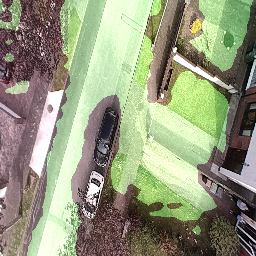
#> input picture img2.png, 256 x 256 px
$ python homework_14_1.py
#> lines starting #> are read from the running program, lines starting #| are printed output that depends on the picture
import numpy as np
import cv2
from sklearn.model_selection import train_test_split
from sklearn import svm
from sklearn.metrics import accuracy_score


def load_data(images, labels):
    data = []
    for img in images:
        # Чтение изображения
        image = cv2.imread(img)
#> image is the input picture: shape (256, 256, 3); mean B, G, R 124.4, 152.1, 147.1
        # Изменение размера изображения
        image = cv2.resize(image, (64, 64))
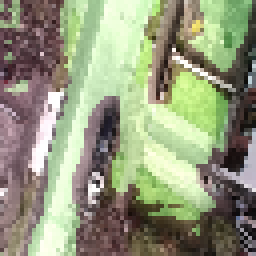
#> image: shape (64, 64, 3) (shown 4 times larger); mean B, G, R 124.3, 152, 147
        # Преобразование в одномерный массив
        data.append(image.flatten())
#> pass 2 of the loop in load_data, `for img in images:`:
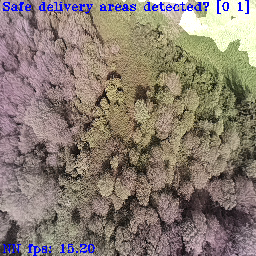
#> input picture img3.png, 256 x 256 px
#> in load_data, image is the input picture: shape (256, 256, 3); mean B, G, R 113.7, 124.5, 137.3
#> in load_data, `image = cv2.resize(image, (64, 64))`:
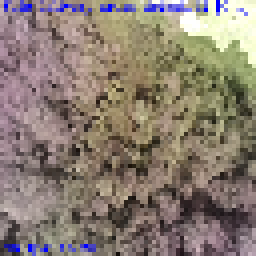
#> image: shape (64, 64, 3) (shown 4 times larger); mean B, G, R 114.1, 125, 137.7
#> pass 3 of the loop in load_data, `for img in images:`:
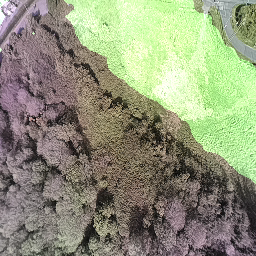
#> input picture img4.png, 256 x 256 px
#> in load_data, image is the input picture: shape (256, 256, 3); mean B, G, R 121.2, 146.5, 142.7
#> in load_data, `image = cv2.resize(image, (64, 64))`:
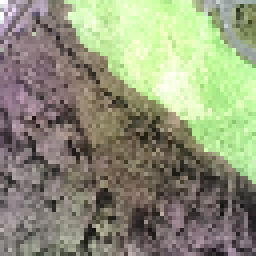
#> image: shape (64, 64, 3) (shown 4 times larger); mean B, G, R 121.1, 146.3, 142.6
#> the loop made 5 passes; the first 3 are shown
    return np.array(data), np.array(labels)


# загрузка изображений и меток (True = можно сажать, False = нельзя сажать)
images = ['img2.png', 'img3.png', 'img4.png', 'img5.png', 'img6.png']
labels = [True, False, False, False, True]
X, y = load_data(images, labels)

X_train, X_test, y_train, y_test = train_test_split(X, y, test_size=0.2, random_state=42)

# Обучение модели
model = svm.SVC()
model.fit(X_train, y_train)


# Получение изображения с камеры БПЛА (в реальном времени)
def get_uav_image():
    image = cv2.imread('img.jpeg')  # Здесь должно быть реальное изображение с камеры
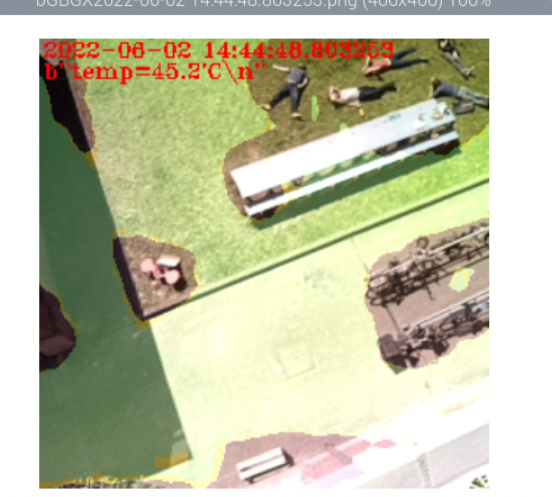
#> input picture img.jpeg, 1104 x 994 px (shown at 1/2 size)
#> image is the input picture: shape (994, 1104, 3); mean B, G, R 166.1, 194.6, 193.9
    image = cv2.resize(image, (64, 64))
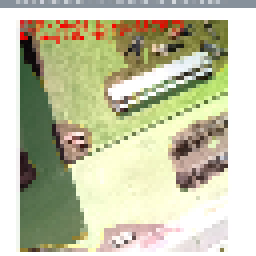
#> image: shape (64, 64, 3) (shown 4 times larger); mean B, G, R 166.6, 195.1, 194.7
    return image.flatten()


uav_image = get_uav_image()
#> uav_image = 12288 values, max 255 at index 384, min 0 at index 1197, mean 185.5
# классификация изображения
prediction = model.predict([uav_image])
#> prediction = [True]


def make_landing_decision(prediction):
    if prediction:
        print("Место пригодно для посадки.")
    else:
        print("Место непригодно для посадки.")


make_landing_decision(prediction)

# Оценка модели
y_pred = model.predict(X_test)
accuracy = accuracy_score(y_test, y_pred)
print(f"Точность модели: {accuracy * 100:.2f}%")
